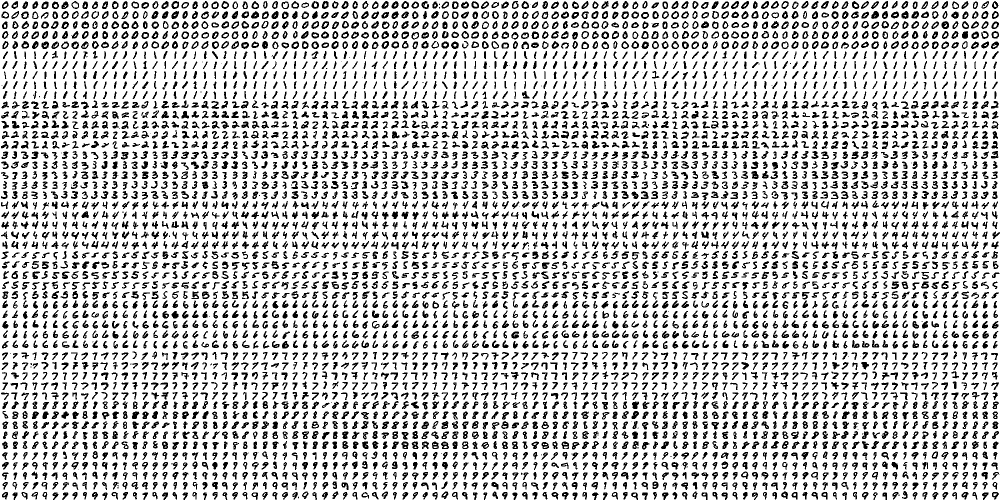
#> input picture apps/darkly/ocr-digit/digits.png, 2000 x 1000 px, found by its file name (shown at 1/2 size)
$ python full.py --video digits.png
#> lines starting #> are read from the running program, lines starting #| are printed output that depends on the picture; after the words box and inside, x2 and y2 are one past the last pixel; in counts of white or black regions, pixels touching at a corner belong together
#code taken from http://docs.opencv.org/trunk/doc/py_tutorials/py_ml/py_knn/py_knn_opencv/py_knn_opencv.html#knn-opencv

import numpy as np
import cv2
import os
import argparse
import logging
import time

log_format = '%(created)f:%(levelname)s:%(message)s'
logging.basicConfig(level=logging.DEBUG, format=log_format)  # log to file filename='example.log',
TAG = "ocr-digit-full:"

# method that trains a KNearest object, and returns it
# also tests it with sample data.
def preprocess_train_test():
    img = cv2.imread('apps/darkly/ocr-digit/digits.png')
#> img is the input picture: shape (1000, 2000, 3); 77.5% white; 5128 black regions (119 under 20 px), largest, box (x1, y1, x2, y2) and area: (1883, 42, 1898, 58) 171, (1742, 22, 1758, 38) 170, (1503, 342, 1517, 358) 162

    thresholdArray = cv2.threshold(img, 10, 255, cv2.THRESH_BINARY)
    thresholded = thresholdArray[1]
    gray = cv2.cvtColor(thresholded,cv2.COLOR_BGR2GRAY)

	# Now we split the image to 5000 cells, each 20x20 size
    cells = [np.hsplit(row,100) for row in np.vsplit(gray,50)]
#> cells = 50 items

	# Make it into a Numpy array. It size will be (50,100,20,20)
    x = np.array(cells)

	# Now we prepare train_data and test_data.
    train = x[:,:].reshape(-1,400).astype(np.float32) # Size = (2500,400)
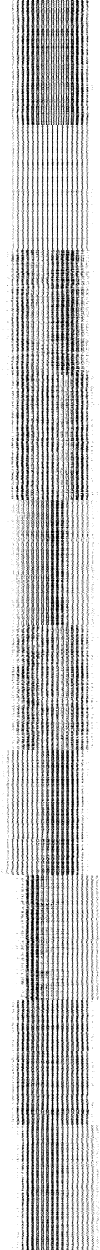
#> train: shape (5000, 400) float32 (shown at 1/4 size); 77.5% white; 8107 black regions (6502 under 20 px), largest, box (x1, y1, x2, y2) and area: (182, 3901, 200, 5000) 7964, (202, 3907, 219, 5000) 7665, (222, 3910, 239, 5000) 7127
    # test = x[:,50:100].reshape(-1,400).astype(np.float32) # Size = (2500,400)

	# Create labels for train and test data
    k = np.arange(10)
    train_labels = np.repeat(k,500)[:,np.newaxis]
    # test_labels = train_labels.copy()

	# Initiate kNN, train the data, then test it with test data for k=1
    knn = cv2.KNearest()
#> (the run stopped early here; a loop or call above may not have finished)
